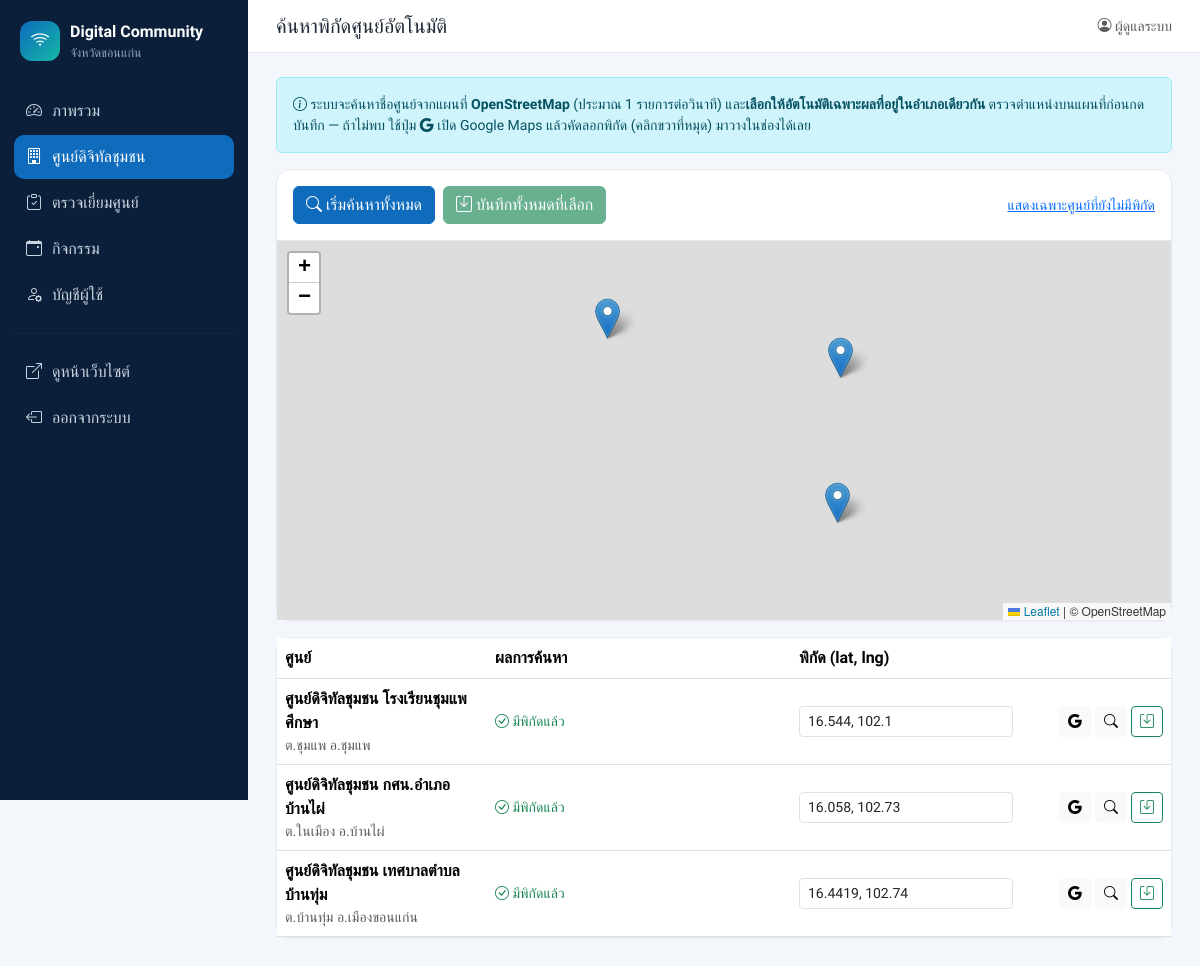
Screenshot of /admin/geocode.php?all=1 (signed in) with the database file from the repository.
### tables this page shows
CREATE TABLE IF NOT EXISTS centers (
  id            INT UNSIGNED AUTO_INCREMENT PRIMARY KEY,
  code          VARCHAR(30)  NULL,                   
  name          VARCHAR(255) NOT NULL,
  center_type   VARCHAR(100) NOT NULL DEFAULT '',    
  house_no      VARCHAR(30)  NOT NULL DEFAULT '',    
  moo           VARCHAR(10)  NOT NULL DEFAULT '',    
  address       VARCHAR(255) NOT NULL DEFAULT '',    
  village       VARCHAR(100) NOT NULL DEFAULT '',
  subdistrict   VARCHAR(100) NOT NULL DEFAULT '',
  district      VARCHAR(100) NOT NULL DEFAULT '',
  province      VARCHAR(100) NOT NULL DEFAULT 'ขอนแก่น',
  postcode      VARCHAR(10)  NOT NULL DEFAULT '',
  lat           DECIMAL(10,7) NULL,
  lng           DECIMAL(10,7) NULL,
  phone         VARCHAR(50)  NOT NULL DEFAULT '',
  email         VARCHAR(150) NOT NULL DEFAULT '',
  facebook      VARCHAR(255) NOT NULL DEFAULT '',
  open_hours    VARCHAR(150) NOT NULL DEFAULT '',
  services      TEXT NULL,                           
  description   TEXT NULL,
  cover_image   VARCHAR(255) NOT NULL DEFAULT '',
  is_active     TINYINT(1)   NOT NULL DEFAULT 1,
  created_at    DATETIME     NOT NULL DEFAULT CURRENT_TIMESTAMP,
  updated_at    DATETIME     NOT NULL DEFAULT CURRENT_TIMESTAMP ON UPDATE CURRENT_TIMESTAMP,
  UNIQUE KEY uq_code (code),
  KEY idx_district (district)
);

### includes/functions.php (called while the page is built, shortened)
<?php
function h($s): string
{
    return htmlspecialchars((string)$s, ENT_QUOTES, 'UTF-8');
}

### admin/geocode.php (the view, shortened to what this page needs)
<?php
require_once __DIR__ . '/../includes/functions.php';
$pdo = db();
$all = !empty($_GET['all']);
$rows = $pdo->query(
    'SELECT id, code, name, address, subdistrict, district, lat, lng FROM centers' .
    ($all ? '' : ' WHERE lat IS NULL OR lng IS NULL') . ' ORDER BY district, name'
)->fetchAll();
require __DIR__ . '/partials/header.php';
?>
<div class="alert alert-info small">
  <i class="bi bi-info-circle"></i>
  ระบบจะค้นหาชื่อศูนย์จากแผนที่ <strong>OpenStreetMap</strong> (ประมาณ 1 รายการต่อวินาที) และ<strong>เลือกให้อัตโนมัติเฉพาะผลที่อยู่ในอำเภอเดียวกัน</strong>
  ตรวจตำแหน่งบนแผนที่ก่อนกดบันทึก — ถ้าไม่พบ ใช้ปุ่ม <i class="bi bi-google"></i> เปิด Google Maps แล้วคัดลอกพิกัด (คลิกขวาที่หมุด) มาวางในช่องได้เลย
</div>
<div class="card mb-3">
  <div class="card-body d-flex flex-wrap gap-2 align-items-center">
    <button class="btn btn-primary" id="btnRun"><i class="bi bi-search"></i> เริ่มค้นหาทั้งหมด</button>
    <button class="btn btn-success" id="btnSaveAll" disabled><i class="bi bi-save"></i> บันทึกทั้งหมดที่เลือก</button>
    <a class="ms-auto small" href="geocode.php<?= $all ? '' : '?all=1' ?>"><?= $all ? 'แสดงเฉพาะศูนย์ที่ยังไม่มีพิกัด' : 'แสดงทุกศูนย์ (รวมที่มีพิกัดแล้ว)' ?></a>
  </div>
  <div id="geoMap" style="height:380px;border-top:1px solid #e5e9f0"></div>
</div>
<div class="card">
  <div class="table-responsive">
    <table class="table align-middle mb-0" id="geoTable">
      <thead><tr><th>ศูนย์</th><th style="width:34%">ผลการค้นหา</th><th style="width:230px">พิกัด (lat, lng)</th><th class="text-end" style="width:150px"></th></tr></thead>
      <tbody>
      <?php foreach ($rows as $r): ?>
        <tr data-id="<?= (int)$r['id'] ?>" data-name="<?= h($r['name']) ?>" data-sub="<?= h($r['subdistrict']) ?>" data-district="<?= h($r['district']) ?>">
          <td><div class="fw-semibold"><?= h($r['name']) ?></div>
            <div class="small text-muted"><?= $r['code'] ? h($r['code']) . ' · ' : '' ?>ต.<?= h($r['subdistrict']) ?> อ.<?= h($r['district']) ?></div></td>
          <td class="result small text-muted"><?= $r['lat'] !== null ? '<span class="text-success"><i class="bi bi-check-circle"></i> มีพิกัดแล้ว</span>' : '—' ?></td>
          <td><input class="form-control form-control-sm coord" placeholder="16.xxxx, 102.xxxx" value="<?= $r['lat'] !== null ? h((float)$r['lat'] . ', ' . (float)$r['lng']) : '' ?>"></td>
          <td class="text-end text-nowrap">
            <a class="btn btn-sm btn-light" target="_blank" rel="noopener" title="ค้นหาใน Google Maps"
               href="https://www.google.com/maps/search/<?= rawurlencode($r['name'] . ' ' . $r['subdistrict'] . ' ' . $r['district'] . ' ขอนแก่น') ?>"><i class="bi bi-google"></i></a>
            <button class="btn btn-sm btn-light one" title="ค้นหารายการนี้"><i class="bi bi-search"></i></button>
            <button class="btn btn-sm btn-outline-success save" title="บันทึก"><i class="bi bi-save"></i></button>
          </td>
        </tr>
      <?php endforeach; ?>
      </tbody>
    </table>
  </div>
</div>
<?php require __DIR__ . '/partials/footer.php'; ?>

### assets/css/admin.css (style rules this page uses)
:root { --brand:#0f6cbd;--brand-2:#14b8a6;--ink:#1f2937;--side:#0b1f3a }
body { font-family:'Sarabun',system-ui,sans-serif;background:#f3f6fa;color:var(--ink) }
h1,h2,h3,h4,h5,.brand,.stat-num,.btn,.card-header { font-family:'Prompt','Sarabun',sans-serif }
.card { border:1px solid #e5e9f0;border-radius:14px;box-shadow:0 1px 2px rgba(15,23,42,.04) }
.btn-primary { background:var(--brand);border-color:var(--brand) }

### rows the page displays
centers: name "ศูนย์ดิจิทัลชุมชน โรงเรียนชุมแพศึกษา", subdistrict "ชุมแพ", district "ชุมแพ", shows "มีพิกัดแล้ว", lat+lng "16.544, 102.1"
centers: name "ศูนย์ดิจิทัลชุมชน กศน.อำเภอบ้านไผ่", subdistrict "ในเมือง", district "บ้านไผ่", shows "มีพิกัดแล้ว", lat+lng "16.058, 102.73"
centers: name "ศูนย์ดิจิทัลชุมชน เทศบาลตำบลบ้านทุ่ม", subdistrict "บ้านทุ่ม", district "เมืองขอนแก่น", shows "มีพิกัดแล้ว", lat+lng "16.4419, 102.74"

### other values shown
PROVINCE "ขอนแก่น"
$label "ภาพรวม"
$label "ศูนย์ดิจิทัลชุมชน"
$label "ตรวจเยี่ยมศูนย์"
$label "กิจกรรม"
$label "บัญชีผู้ใช้"
$pageTitle "ค้นหาพิกัดศูนย์อัตโนมัติ"
$user['fullname'] ?: $user['username'] "ผู้ดูแลระบบ"
